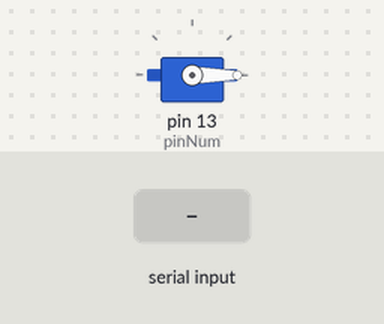
Simulated run of this sketch. Board: Arduino Uno, built with avr-gcc and run on an emulated ATmega328P. Shown: servo. Inputs (shaded band) come from the test bench. What the sketch prints to the serial monitor is not drawn.

Above: at 1.4 s.
1.5 s: "d90\n" received over Serial
At 3.5 s:
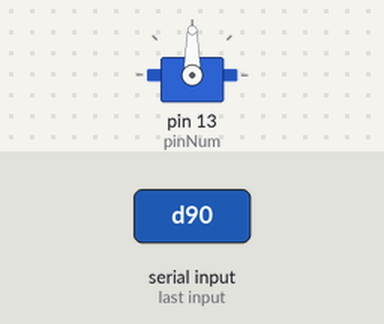
4.0 s: "p90\n" received over Serial
At 5.3 s:
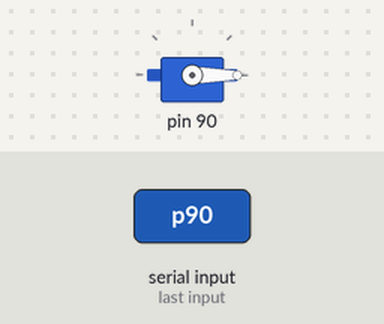
6.5 s: "s90\n" received over Serial
At 9.2 s:
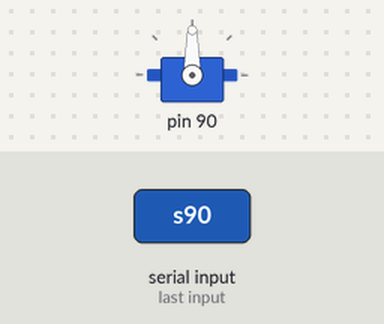
9.5 s: "d" received over Serial
At 11.8 s:
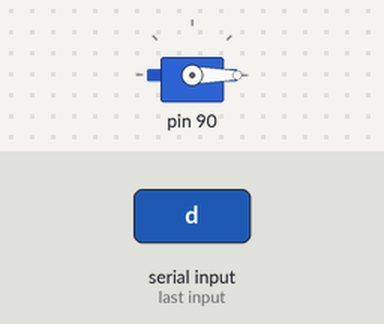
Timing chart, 0 to 13.0 s (numbered marks = the images above; inputs shaded):
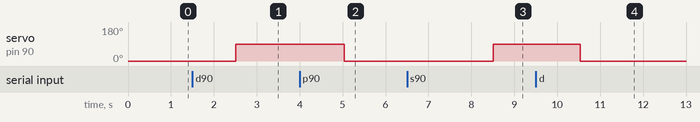

The sketch:

singleServoTest.ino
```cpp
#include <Servo.h>

Servo myservo;  // create servo object to control a servo

int degree = 0;
int offset = 0;
float multiplier = 1;
String prompt = "";
int pinNum = 13;

void setup() {
  Serial.begin(9600);

  myservo.attach(pinNum);
  myservo.write(0);
  delay(100);  // attaches the servo on pin 9 to the servo object

  Serial.println("-------------------------------");
  Serial.println("Ready! Type d, m, or o followed by an integer to change deg, mult, or offset respectively. Ex. \"d90\" sets the angle to 90.");
  Serial.println("-------------------------------");
}

void loop() {

  if (Serial.available()>0) {
    prompt = Serial.readString();
    Serial.println();
    Serial.println("-------------------------------");
    Serial.println("Received: " + prompt);

    // d for degree or m for mult
    if (prompt.startsWith("d")) {
      prompt = prompt.substring(1);
      degree = prompt.toInt();
      Serial.println("Set deg to: " + prompt);
      myservo.write((degree * multiplier) + offset);
      delay(1500);
    }

    else if (prompt.startsWith("m")) {
      prompt = prompt.substring(1);
      multiplier = prompt.toFloat();
      Serial.println("Set mult to: " + prompt);
    }

    else if (prompt.startsWith("o")) {
      prompt = prompt.substring(1);
      offset = prompt.toInt();
      Serial.println("Set offset to: " + prompt);
    }

    else if (prompt.startsWith("s")) {
      prompt = prompt.substring(1);
      int go = prompt.toInt();
      myservo.write((0 * multiplier) + offset);
      delay(1000);
      myservo.write((go * multiplier) + offset);
      delay(1000);
    }

    else if (prompt.startsWith("p")) {
      prompt = prompt.substring(1);
      pinNum = prompt.toInt();
      myservo.attach(pinNum);
      myservo.write(0);
      delay(1000);
    }

    Serial.println();
    Serial.print("Current angle: ");
    Serial.println(degree);
    Serial.print("Current pin number: ");
    Serial.println(pinNum);
    Serial.print("Current multiplier: ");
    Serial.println(multiplier);
    Serial.print("Current offset: ");
    Serial.println(offset);
    Serial.println();

    prompt="";
  }

}
```

Measured:
- after the input at 1.5 s, servo on pin 90: 0° → 90° after 1.0 s
- after the input at 4.0 s, servo on pin 90: 90° → 0° after 1.0 s
- after the input at 6.5 s, servo on pin 90: 0° → 90° after 2.0 s
- after the input at 9.5 s, servo on pin 90: 90° → 0° after 1.0 s
